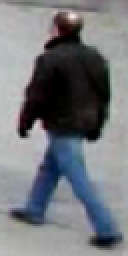
#> input picture data/people1.png, 64 x 128 px, found by its file name (shown 2 times larger)
$ python 0916.py
#> lines starting #> are read from the running program, lines starting #| are printed output that depends on the picture
# 0916.py
# HOG 디스키립터 계산
import cv2
from   matplotlib import pyplot as plt

src = cv2.imread('./data/people1.png')
#> src is the input picture: shape (128, 64, 3); mean B, G, R 122.6, 117.8, 114.8

#1: HOG in color image
hog1 = cv2.HOGDescriptor()
des1 = hog1.compute(src)
#> des1 = 3780 values, max 0.501 at index 3327, min 0 at index 2551, mean 0.126
print("HOG feature size = ",  hog1.getDescriptorSize())
print('des1.shape=', des1.shape)
#| des1.shape= (3780,)
##print('des1=', des1)


#2: HOG in color image
hog2 = cv2.HOGDescriptor(_winSize=(64, 128),
                         _blockSize=(16,16),
                         _blockStride=(8,8),
                         _cellSize=(8,8),
                         _nbins=9,
                         _derivAperture=1,
                         _winSigma= -1,
                         _histogramNormType=0,
                         _L2HysThreshold=0.2,
                         _gammaCorrection=True,
                         _nlevels=64,
                         _signedGradient=False)

des2 = hog2.compute(src)
#> des2 has the same summary as des1
print('des2.shape=', des2.shape)
#| des2.shape= (3780,)
##print('des2=', des2)

#3:
hog3 = cv2.HOGDescriptor(_winSize=(64, 128),
                         _blockSize=(16,16),
                         _blockStride=(8,8),
                         _cellSize=(8,8),
                         _nbins=9)   # _gammaCorrection=False
des3 = hog3.compute(src)
#> des3 = 3780 values, max 0.434 at index 163, min 0 at index 2551, mean 0.129
print('des3.shape=', des3.shape)
#| des3.shape= (3780,)
##print('des3=', des3)

#4 HOG in grayscale image
gray = cv2.cvtColor(src, cv2.COLOR_BGR2GRAY)
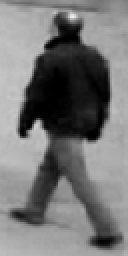
#> gray: shape (128, 64) (shown 2 times larger); min 0, max 236, mean 117.4
des4 = hog3.compute(gray)
#> des4 = 3780 values, max 0.446 at index 163, min 0 at index 1283, mean 0.128
print('des4.shape=', des4.shape)
#| des4.shape= (3780,)
##print('des4=', des4)

#5
plt.title('HOGDescriptor')
plt.plot(des1[::36], color='b',linewidth=4,label='des1')
plt.plot(des2[::36], color='g',linewidth=4,label='des2')
plt.plot(des3[::36], color='r',linewidth=2,label='des3')
plt.plot(des4[::36], color='y',linewidth=1,label='des4')
plt.legend(loc='best')
plt.show()
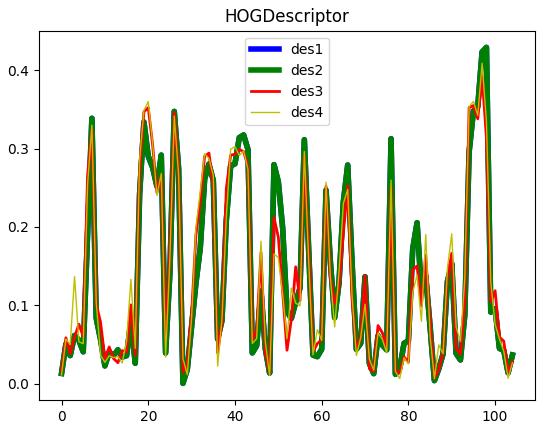
#> figure drawn by matplotlib, 1 panel; curve peaks at x = 98, y = 0.429; curve peaks at x = 98, y = 0.429; curve peaks at x = 97, y = 0.392

$ run again, with data/people2.png copied over data/people1.png
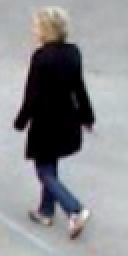
#> input picture data/people2.png, 64 x 128 px, found by its file name (shown 2 times larger)
#> src is the input picture: shape (128, 64, 3); mean B, G, R 142.3, 139.6, 138.6
#> des1 = 3780 values, max 0.558 at index 162, min 0 at index 851, mean 0.132
#| des1.shape= (3780,)
#> des2 has the same summary as des1
#| des2.shape= (3780,)
#> des3 = 3780 values, max 0.53 at index 162, min 0 at index 1274, mean 0.133
#| des3.shape= (3780,)
#> `gray = cv2.cvtColor(src, cv2.COLOR_BGR2GRAY)`:
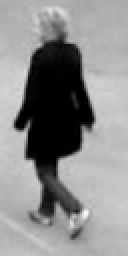
#> gray: shape (128, 64) (shown 2 times larger); min 0, max 249, mean 139.7
#> des4 = 3780 values, max 0.543 at index 162, min 0 at index 1254, mean 0.129
#| des4.shape= (3780,)
#> `plt.show()`:
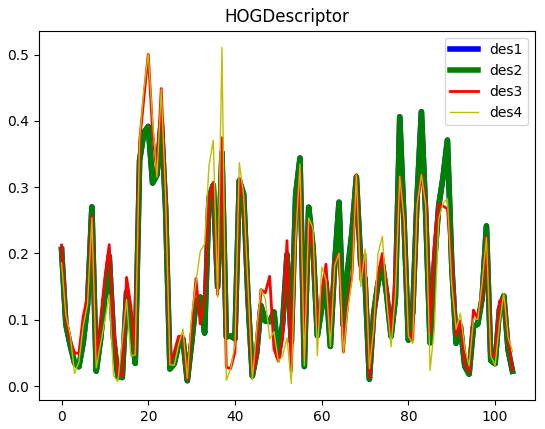
#> figure drawn by matplotlib, 1 panel; curve peaks at x = 83, y = 0.414; curve peaks at x = 83, y = 0.414; curve peaks at x = 20, y = 0.501
